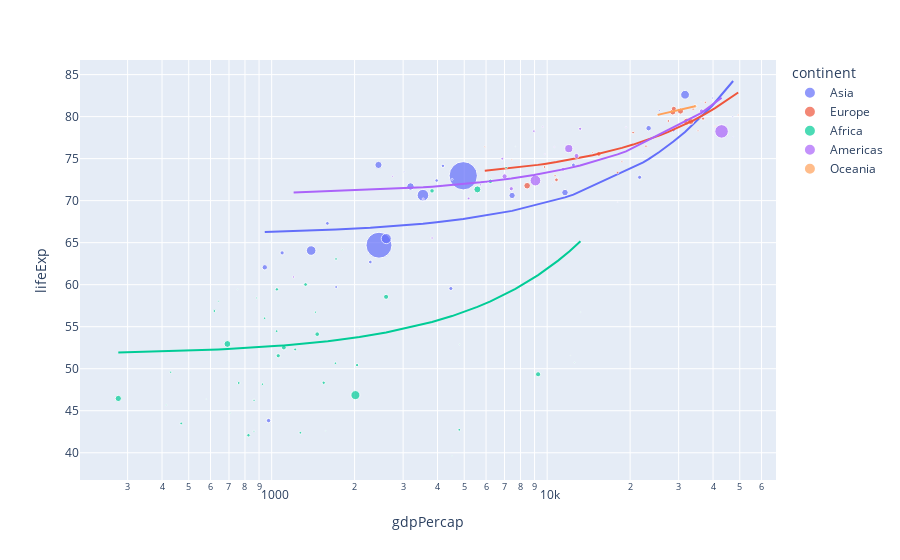

Source (notebook cell):
### Markdown cell above
En el tercer gráfico, creamos un diagrama de dispersión similar al segundo gráfico, pero esta vez agregamos una línea de tendencia lineal mediante regresión por mínimos cuadrados. La línea de tendencia muestra la relación general entre el PIB per cápita y la esperanza de vida para los países en el año 2007. Los puntos todavía se agrupan por continente y tienen un tamaño proporcional a la población. Al pasar el cursor sobre un punto, se mostrará el nombre del país. La línea de tendencia "ols" (regresión por mínimos cuadrados) nos ayuda a identificar la tendencia general de cómo el PIB per cápita se relaciona con la esperanza de vida en ese año.

### Code cell
fig = px.scatter(df, x="gdpPercap", y="lifeExp", size="pop", color="continent", hover_name="country", trendline="ols", log_x=True)
fig.show()

### Figure 1 — Plotly figure (JSON) as saved in the notebook; plotly's stock layout.template omitted (floating-point values rounded to 4 significant figures)
{"data": [{"hovertemplate": "<b>%{hovertext}</b><br><br>continent=Asia<br>gdpPercap=%{x}<br>lifeExp=%{y}<br>pop=%{marker.size}<extra></extra>", "hovertext": ["Afghanistan", "Bahrain", "Bangladesh", "Cambodia", "China", "Hong Kong, China", "India", "Indonesia", "Iran", "Iraq", "Israel", "Japan", "Jordan", "Korea, Dem. Rep.", "Korea, Rep.", "Kuwait", "Lebanon", "Malaysia", "Mongolia", "Myanmar", "Nepal", "Oman", "Pakistan", "Philippines", "Saudi Arabia", "Singapore", "Sri Lanka", "Syria", "Taiwan", "Thailand", "Vietnam", "West Bank and Gaza", "Yemen, Rep."], "legendgroup": "Asia", "marker": {"color": "#636efa", "size": [31889923, 708573, 150448339, 14131858, 1318683096, 6980412, 1110396331, 223547000, 69453570, 27499638, 6426679, 127467972, 6053193, 23301725, 49044790, 2505559, 3921278, 24821286, 2874127, 47761980, 28901790, 3204897, 169270617, 91077287, 27601038, 4553009, 20378239, 19314747, 23174294, 65068149, 85262356, 4018332, 22211743], "sizemode": "area", "sizeref": 3297000.0, "symbol": "circle"}, "mode": "markers", "name": "Asia", "orientation": "v", "showlegend": true, "type": "scatter", "x": [974.6, 29800.0, 1391.0, 1714.0, 4959.0, 39720.0, 2452.0, 3541.0, 11610.0, 4471.0, 25520.0, 31660.0, 4519.0, 1593.0, 23350.0, 47310.0, 10460.0, 12450.0, 3096.0, 944, 1091.0, 22320.0, 2606.0, 3190.0, 21650.0, 47140.0, 3970.0, 4185.0, 28720.0, 7458.0, 2442.0, 3025.0, 2281.0], "xaxis": "x", "y": [43.83, 75.64, 64.06, 59.72, 72.96, 82.21, 64.7, 70.65, 70.96, 59.55, 80.75, 82.6, 72.53, 67.3, 78.62, 77.59, 71.99, 74.24, 66.8, 62.07, 63.78, 75.64, 65.48, 71.69, 72.78, 79.97, 72.4, 74.14, 78.4, 70.62, 74.25, 73.42, 62.7], "yaxis": "y"}, {"hovertemplate": "<b>OLS trendline</b><br>lifeExp = 0.000387841 * gdpPercap + 65.8909<br>R<sup>2</sup>=0.475216<br><br>continent=Asia<br>gdpPercap=%{x}<br>lifeExp=%{y} <b>(trend)</b><extra></extra>", "legendgroup": "Asia", "marker": {"color": "#636efa", "symbol": "circle"}, "mode": "lines", "name": "Asia", "showlegend": false, "type": "scatter", "x": [944, 974.6, 1091.0, 1391.0, 1593.0, 1714.0, 2281.0, 2442.0, 2452.0, 2606.0, 3025.0, 3096.0, 3190.0, 3541.0, 3970.0, 4185.0, 4471.0, 4519.0, 4959.0, 7458.0, 10460.0, 11610.0, 12450.0, 21650.0, 22320.0, 23350.0, 25520.0, 28720.0, 29800.0, 31660.0, 39720.0, 47140.0, 47310.0], "xaxis": "x", "y": [66.26, 66.27, 66.31, 66.43, 66.51, 66.56, 66.78, 66.84, 66.84, 66.9, 67.06, 67.09, 67.13, 67.26, 67.43, 67.51, 67.62, 67.64, 67.81, 68.78, 69.95, 70.39, 70.72, 74.29, 74.55, 74.95, 75.79, 77.03, 77.45, 78.17, 81.3, 84.17, 84.24], "yaxis": "y"}, {"hovertemplate": "<b>%{hovertext}</b><br><br>continent=Europe<br>gdpPercap=%{x}<br>lifeExp=%{y}<br>pop=%{marker.size}<extra></extra>", "hovertext": ["Albania", "Austria", "Belgium", "Bosnia and Herzegovina", "Bulgaria", "Croatia", "Czech Republic", "Denmark", "Finland", "France", "Germany", "Greece", "Hungary", "Iceland", "Ireland", "Italy", "Montenegro", "Netherlands", "Norway", "Poland", "Portugal", "Romania", "Serbia", "Slovak Republic", "Slovenia", "Spain", "Sweden", "Switzerland", "Turkey", "United Kingdom"], "legendgroup": "Europe", "marker": {"color": "#EF553B", "size": [3600523, 8199783, 10392226, 4552198, 7322858, 4493312, 10228744, 5468120, 5238460, 61083916, 82400996, 10706290, 9956108, 301931, 4109086, 58147733, 684736, 16570613, 4627926, 38518241, 10642836, 22276056, 10150265, 5447502, 2009245, 40448191, 9031088, 7554661, 71158647, 60776238], "sizemode": "area", "sizeref": 3297000.0, "symbol": "circle"}, "mode": "markers", "name": "Europe", "orientation": "v", "showlegend": true, "type": "scatter", "x": [5937.0, 36130.0, 33690.0, 7446.0, 10680.0, 14620.0, 22830.0, 35280.0, 33210.0, 30470.0, 32170.0, 27540.0, 18010.0, 36180.0, 40680.0, 28570.0, 9254.0, 36800.0, 49360.0, 15390.0, 20510.0, 10810.0, 9787.0, 18680.0, 25770.0, 28820.0, 33860.0, 37510.0, 8458.0, 33200.0], "xaxis": "x", "y": [76.42, 79.83, 79.44, 74.85, 73.0, 75.75, 76.49, 78.33, 79.31, 80.66, 79.41, 79.48, 73.34, 81.76, 78.89, 80.55, 74.54, 79.76, 80.2, 75.56, 78.1, 72.48, 74.0, 74.66, 77.93, 80.94, 80.88, 81.7, 71.78, 79.42], "yaxis": "y"}, {"hovertemplate": "<b>OLS trendline</b><br>lifeExp = 0.000214634 * gdpPercap + 72.2711<br>R<sup>2</sup>=0.722451<br><br>continent=Europe<br>gdpPercap=%{x}<br>lifeExp=%{y} <b>(trend)</b><extra></extra>", "legendgroup": "Europe", "marker": {"color": "#EF553B", "symbol": "circle"}, "mode": "lines", "name": "Europe", "showlegend": false, "type": "scatter", "x": [5937.0, 7446.0, 8458.0, 9254.0, 9787.0, 10680.0, 10810.0, 14620.0, 15390.0, 18010.0, 18680.0, 20510.0, 22830.0, 25770.0, 27540.0, 28570.0, 28820.0, 30470.0, 32170.0, 33200.0, 33210.0, 33690.0, 33860.0, 35280.0, 36130.0, 36180.0, 36800.0, 37510.0, 40680.0, 49360.0], "xaxis": "x", "y": [73.55, 73.87, 74.09, 74.26, 74.37, 74.56, 74.59, 75.41, 75.57, 76.14, 76.28, 76.67, 77.17, 77.8, 78.18, 78.4, 78.46, 78.81, 79.18, 79.4, 79.4, 79.5, 79.54, 79.84, 80.03, 80.04, 80.17, 80.32, 81.0, 82.86], "yaxis": "y"}, {"hovertemplate": "<b>%{hovertext}</b><br><br>continent=Africa<br>gdpPercap=%{x}<br>lifeExp=%{y}<br>pop=%{marker.size}<extra></extra>", "hovertext": ["Algeria", "Angola", "Benin", "Botswana", "Burkina Faso", "Burundi", "Cameroon", "Central African Republic", "Chad", "Comoros", "Congo, Dem. Rep.", "Congo, Rep.", "Cote d'Ivoire", "Djibouti", "Egypt", "Equatorial Guinea", "Eritrea", "Ethiopia", "Gabon", "Gambia", "Ghana", "Guinea", "Guinea-Bissau", "Kenya", "Lesotho", "Liberia", "Libya", "Madagascar", "Malawi", "Mali", "Mauritania", "Mauritius", "Morocco", "Mozambique", "Namibia", "Niger", "Nigeria", "Reunion", "Rwanda", "Sao Tome and Principe", "Senegal", "Sierra Leone", "Somalia", "South Africa", "Sudan", "Swaziland", "Tanzania", "Togo", "Tunisia", "Uganda", "Zambia", "Zimbabwe"], "legendgroup": "Africa", "marker": {"color": "#00cc96", "size": [33333216, 12420476, 8078314, 1639131, 14326203, 8390505, 17696293, 4369038, 10238807, 710960, 64606759, 3800610, 18013409, 496374, 80264543, 551201, 4906585, 76511887, 1454867, 1688359, 22873338, 9947814, 1472041, 35610177, 2012649, 3193942, 6036914, 19167654, 13327079, 12031795, 3270065, 1250882, 33757175, 19951656, 2055080, 12894865, 135031164, 798094, 8860588, 199579, 12267493, 6144562, 9118773, 43997828, 42292929, 1133066, 38139640, 5701579, 10276158, 29170398, 11746035, 12311143], "sizemode": "area", "sizeref": 3297000.0, "symbol": "circle"}, "mode": "markers", "name": "Africa", "orientation": "v", "showlegend": true, "type": "scatter", "x": [6223.0, 4797.0, 1441.0, 12570.0, 1217.0, 430.1, 2042.0, 706.0, 1704.0, 986.1, 277.6, 3633.0, 1545.0, 2082.0, 5581.0, 12150.0, 641.4, 690.8, 13210.0, 752.7, 1328.0, 942.7, 579.2, 1463.0, 1569.0, 414.5, 12060.0, 1045.0, 759.3, 1043.0, 1803.0, 10960.0, 3820.0, 823.7, 4811.0, 619.7, 2014.0, 7670.0, 863.1, 1598.0, 1712.0, 862.5, 926.1, 9270.0, 2602.0, 4513.0, 1107.0, 883.0, 7093.0, 1056.0, 1271.0, 469.7], "xaxis": "x", "y": [72.3, 42.73, 56.73, 50.73, 52.3, 49.58, 50.43, 44.74, 50.65, 65.15, 46.46, 55.32, 48.33, 54.79, 71.34, 51.58, 58.04, 52.95, 56.73, 59.45, 60.02, 56.01, 46.39, 54.11, 42.59, 45.68, 73.95, 59.44, 48.3, 54.47, 64.16, 72.8, 71.16, 42.08, 52.91, 56.87, 46.86, 76.44, 46.24, 65.53, 63.06, 42.57, 48.16, 49.34, 58.56, 39.61, 52.52, 58.42, 73.92, 51.54, 42.38, 43.49], "yaxis": "y"}, {"hovertemplate": "<b>OLS trendline</b><br>lifeExp = 0.00102403 * gdpPercap + 51.6428<br>R<sup>2</sup>=0.148006<br><br>continent=Africa<br>gdpPercap=%{x}<br>lifeExp=%{y} <b>(trend)</b><extra></extra>", "legendgroup": "Africa", "marker": {"color": "#00cc96", "symbol": "circle"}, "mode": "lines", "name": "Africa", "showlegend": false, "type": "scatter", "x": [277.6, 414.5, 430.1, 469.7, 579.2, 619.7, 641.4, 690.8, 706.0, 752.7, 759.3, 823.7, 862.5, 863.1, 883.0, 926.1, 942.7, 986.1, 1043.0, 1045.0, 1056.0, 1107.0, 1217.0, 1271.0, 1328.0, 1441.0, 1463.0, 1545.0, 1569.0, 1598.0, 1704.0, 1712.0, 1803.0, 2014.0, 2042.0, 2082.0, 2602.0, 3633.0, 3820.0, 4513.0, 4797.0, 4811.0, 5581.0, 6223.0, 7093.0, 7670.0, 9270.0, 10960.0, 12060.0, 12150.0, 12570.0, 13210.0], "xaxis": "x", "y": [51.93, 52.07, 52.08, 52.12, 52.24, 52.28, 52.3, 52.35, 52.37, 52.41, 52.42, 52.49, 52.53, 52.53, 52.55, 52.59, 52.61, 52.65, 52.71, 52.71, 52.72, 52.78, 52.89, 52.94, 53.0, 53.12, 53.14, 53.22, 53.25, 53.28, 53.39, 53.4, 53.49, 53.71, 53.73, 53.78, 54.31, 55.36, 55.55, 56.26, 56.56, 56.57, 57.36, 58.02, 58.91, 59.5, 61.14, 62.86, 63.99, 64.09, 64.51, 65.17], "yaxis": "y"}, {"hovertemplate": "<b>%{hovertext}</b><br><br>continent=Americas<br>gdpPercap=%{x}<br>lifeExp=%{y}<br>pop=%{marker.size}<extra></extra>", "hovertext": ["Argentina", "Bolivia", "Brazil", "Canada", "Chile", "Colombia", "Costa Rica", "Cuba", "Dominican Republic", "Ecuador", "El Salvador", "Guatemala", "Haiti", "Honduras", "Jamaica", "Mexico", "Nicaragua", "Panama", "Paraguay", "Peru", "Puerto Rico", "Trinidad and Tobago", "United States", "Uruguay", "Venezuela"], "legendgroup": "Americas", "marker": {"color": "#ab63fa", "size": [40301927, 9119152, 190010647, 33390141, 16284741, 44227550, 4133884, 11416987, 9319622, 13755680, 6939688, 12572928, 8502814, 7483763, 2780132, 108700891, 5675356, 3242173, 6667147, 28674757, 3942491, 1056608, 301139947, 3447496, 26084662], "sizemode": "area", "sizeref": 3297000.0, "symbol": "circle"}, "mode": "markers", "name": "Americas", "orientation": "v", "showlegend": true, "type": "scatter", "x": [12780.0, 3822.0, 9066.0, 36320.0, 13170.0, 7007.0, 9645.0, 8948.0, 6025.0, 6873.0, 5728.0, 5186.0, 1202.0, 3548.0, 7321.0, 11980.0, 2749.0, 9809.0, 4173.0, 7409.0, 19330.0, 18010.0, 42950.0, 10610.0, 11420.0], "xaxis": "x", "y": [75.32, 65.55, 72.39, 80.65, 78.55, 72.89, 78.78, 78.27, 72.23, 74.99, 71.88, 70.26, 60.92, 70.2, 72.57, 76.19, 72.9, 75.54, 71.75, 71.42, 78.75, 69.82, 78.24, 76.38, 73.75], "yaxis": "y"}, {"hovertemplate": "<b>OLS trendline</b><br>lifeExp = 0.000270194 * gdpPercap + 70.6352<br>R<sup>2</sup>=0.349241<br><br>continent=Americas<br>gdpPercap=%{x}<br>lifeExp=%{y} <b>(trend)</b><extra></extra>", "legendgroup": "Americas", "marker": {"color": "#ab63fa", "symbol": "circle"}, "mode": "lines", "name": "Americas", "showlegend": false, "type": "scatter", "x": [1202.0, 2749.0, 3548.0, 3822.0, 4173.0, 5186.0, 5728.0, 6025.0, 6873.0, 7007.0, 7321.0, 7409.0, 8948.0, 9066.0, 9645.0, 9809.0, 10610.0, 11420.0, 11980.0, 12780.0, 13170.0, 18010.0, 19330.0, 36320.0, 42950.0], "xaxis": "x", "y": [70.96, 71.38, 71.59, 71.67, 71.76, 72.04, 72.18, 72.26, 72.49, 72.53, 72.61, 72.64, 73.05, 73.08, 73.24, 73.29, 73.5, 73.72, 73.87, 74.09, 74.19, 75.5, 75.86, 80.45, 82.24], "yaxis": "y"}, {"hovertemplate": "<b>%{hovertext}</b><br><br>continent=Oceania<br>gdpPercap=%{x}<br>lifeExp=%{y}<br>pop=%{marker.size}<extra></extra>", "hovertext": ["Australia", "New Zealand"], "legendgroup": "Oceania", "marker": {"color": "#FFA15A", "size": [20434176, 4115771], "sizemode": "area", "sizeref": 3297000.0, "symbol": "circle"}, "mode": "markers", "name": "Oceania", "orientation": "v", "showlegend": true, "type": "scatter", "x": [34440.0, 25190.0], "xaxis": "x", "y": [81.23, 80.2], "yaxis": "y"}, {"hovertemplate": "<b>OLS trendline</b><br>lifeExp = 0.000111455 * gdpPercap + 77.397<br>R<sup>2</sup>=1.000000<br><br>continent=Oceania<br>gdpPercap=%{x}<br>lifeExp=%{y} <b>(trend)</b><extra></extra>", "legendgroup": "Oceania", "marker": {"color": "#FFA15A", "symbol": "circle"}, "mode": "lines", "name": "Oceania", "showlegend": false, "type": "scatter", "x": [25190.0, 34440.0], "xaxis": "x", "y": [80.2, 81.23], "yaxis": "y"}], "layout": {"legend": {"itemsizing": "constant", "title": {"text": "continent"}, "tracegroupgap": 0}, "margin": {"t": 60}, "xaxis": {"anchor": "y", "domain": [0, 1], "title": {"text": "gdpPercap"}, "type": "log"}, "yaxis": {"anchor": "x", "domain": [0, 1], "title": {"text": "lifeExp"}}}}
